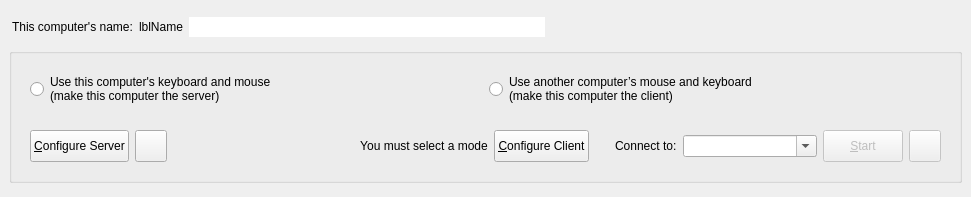
<?xml version="1.0" encoding="UTF-8"?>
<ui version="4.0">
 <class>MainWindow</class>
 <widget class="QMainWindow" name="MainWindow">
  <property name="geometry">
   <rect>
    <x>0</x>
    <y>0</y>
    <width>971</width>
    <height>197</height>
   </rect>
  </property>
  <widget class="QWidget" name="topLevelWidget">
   <property name="sizePolicy">
    <sizepolicy hsizetype="Preferred" vsizetype="Expanding">
     <horstretch>0</horstretch>
     <verstretch>0</verstretch>
    </sizepolicy>
   </property>
   <layout class="QVBoxLayout" name="_2">
    <property name="spacing">
     <number>3</number>
    </property>
    <item>
     <widget class="QWidget" name="widget" native="true">
      <property name="minimumSize">
       <size>
        <width>0</width>
        <height>28</height>
       </size>
      </property>
      <property name="maximumSize">
       <size>
        <width>16777215</width>
        <height>28</height>
       </size>
      </property>
      <layout class="QHBoxLayout" name="horizontalLayout_5">
       <property name="leftMargin">
        <number>3</number>
       </property>
       <property name="topMargin">
        <number>3</number>
       </property>
       <property name="rightMargin">
        <number>3</number>
       </property>
       <property name="bottomMargin">
        <number>3</number>
       </property>
       <item>
        <widget class="QLabel" name="labelComputerName">
         <property name="sizePolicy">
          <sizepolicy hsizetype="Maximum" vsizetype="Preferred">
           <horstretch>0</horstretch>
           <verstretch>0</verstretch>
          </sizepolicy>
         </property>
         <property name="text">
          <string>This computer's name:</string>
         </property>
        </widget>
       </item>
       <item>
        <widget class="QLabel" name="lblComputerName">
         <property name="sizePolicy">
          <sizepolicy hsizetype="Maximum" vsizetype="Preferred">
           <horstretch>0</horstretch>
           <verstretch>0</verstretch>
          </sizepolicy>
         </property>
         <property name="text">
          <string notr="true">lblName</string>
         </property>
        </widget>
       </item>
       <item>
        <widget class="QLineEdit" name="lineEditName">
         <property name="sizePolicy">
          <sizepolicy hsizetype="Expanding" vsizetype="Fixed">
           <horstretch>0</horstretch>
           <verstretch>0</verstretch>
          </sizepolicy>
         </property>
         <property name="toolTip">
          <string>&lt;html&gt;&lt;head/&gt;&lt;body&gt;&lt;p&gt;Name can't have have spaces or special characters&lt;/p&gt;&lt;p&gt;Use Enter to save the name change.&lt;/p&gt;&lt;/body&gt;&lt;/html&gt;</string>
         </property>
         <property name="maxLength">
          <number>255</number>
         </property>
         <property name="frame">
          <bool>false</bool>
         </property>
         <property name="clearButtonEnabled">
          <bool>false</bool>
         </property>
        </widget>
       </item>
       <item>
        <widget class="QPushButton" name="btnEditName">
         <property name="sizePolicy">
          <sizepolicy hsizetype="Fixed" vsizetype="Fixed">
           <horstretch>0</horstretch>
           <verstretch>0</verstretch>
          </sizepolicy>
         </property>
         <property name="toolTip">
          <string>Edit Computer Name</string>
         </property>
         <property name="icon">
          <iconset theme="document-edit"/>
         </property>
         <property name="iconSize">
          <size>
           <width>16</width>
           <height>16</height>
          </size>
         </property>
         <property name="flat">
          <bool>true</bool>
         </property>
        </widget>
       </item>
       <item>
        <spacer name="horizontalSpacer_2">
         <property name="orientation">
          <enum>Qt::Orientation::Horizontal</enum>
         </property>
         <property name="sizeHint" stdset="0">
          <size>
           <width>6</width>
           <height>20</height>
          </size>
         </property>
        </spacer>
       </item>
       <item>
        <widget class="QLabel" name="lblIpAddresses">
         <property name="sizePolicy">
          <sizepolicy hsizetype="Preferred" vsizetype="Fixed">
           <horstretch>0</horstretch>
           <verstretch>0</verstretch>
          </sizepolicy>
         </property>
        </widget>
       </item>
      </layout>
     </widget>
    </item>
    <item>
     <widget class="QGroupBox" name="groupBox">
      <property name="sizePolicy">
       <sizepolicy hsizetype="Preferred" vsizetype="Fixed">
        <horstretch>0</horstretch>
        <verstretch>0</verstretch>
       </sizepolicy>
      </property>
      <property name="title">
       <string/>
      </property>
      <layout class="QVBoxLayout" name="verticalLayout">
       <item>
        <widget class="QWidget" name="widgetModeSelection" native="true">
         <property name="sizePolicy">
          <sizepolicy hsizetype="Preferred" vsizetype="Maximum">
           <horstretch>0</horstretch>
           <verstretch>0</verstretch>
          </sizepolicy>
         </property>
         <layout class="QHBoxLayout" name="horizontalLayout">
          <item>
           <widget class="QRadioButton" name="rbModeServer">
            <property name="sizePolicy">
             <sizepolicy hsizetype="Minimum" vsizetype="Preferred">
              <horstretch>0</horstretch>
              <verstretch>0</verstretch>
             </sizepolicy>
            </property>
            <property name="text">
             <string>Use this computer's keyboard and mouse
(make this computer the server)</string>
            </property>
           </widget>
          </item>
          <item>
           <widget class="QRadioButton" name="rbModeClient">
            <property name="sizePolicy">
             <sizepolicy hsizetype="Minimum" vsizetype="Maximum">
              <horstretch>0</horstretch>
              <verstretch>0</verstretch>
             </sizepolicy>
            </property>
            <property name="text">
             <string>Use another computer’s mouse and keyboard
(make this computer the client)</string>
            </property>
           </widget>
          </item>
         </layout>
        </widget>
       </item>
       <item>
        <widget class="QWidget" name="widgetModeOptions" native="true">
         <property name="sizePolicy">
          <sizepolicy hsizetype="Preferred" vsizetype="Maximum">
           <horstretch>0</horstretch>
           <verstretch>0</verstretch>
          </sizepolicy>
         </property>
         <layout class="QHBoxLayout" name="horizontalLayout_2">
          <item>
           <widget class="QWidget" name="serverOptions" native="true">
            <property name="sizePolicy">
             <sizepolicy hsizetype="Preferred" vsizetype="Fixed">
              <horstretch>0</horstretch>
              <verstretch>0</verstretch>
             </sizepolicy>
            </property>
            <property name="minimumSize">
             <size>
              <width>0</width>
              <height>32</height>
             </size>
            </property>
            <property name="maximumSize">
             <size>
              <width>16777215</width>
              <height>32</height>
             </size>
            </property>
            <layout class="QHBoxLayout" name="horizontalLayout_4">
             <property name="leftMargin">
              <number>0</number>
             </property>
             <property name="topMargin">
              <number>0</number>
             </property>
             <property name="rightMargin">
              <number>0</number>
             </property>
             <property name="bottomMargin">
              <number>0</number>
             </property>
             <item>
              <widget class="QPushButton" name="btnConfigureServer">
               <property name="sizePolicy">
                <sizepolicy hsizetype="Maximum" vsizetype="Fixed">
                 <horstretch>0</horstretch>
                 <verstretch>0</verstretch>
                </sizepolicy>
               </property>
               <property name="minimumSize">
                <size>
                 <width>0</width>
                 <height>32</height>
                </size>
               </property>
               <property name="maximumSize">
                <size>
                 <width>16777215</width>
                 <height>32</height>
                </size>
               </property>
               <property name="text">
                <string>&amp;Configure Server</string>
               </property>
              </widget>
             </item>
             <item>
              <widget class="QPushButton" name="btnSaveServerConfig">
               <property name="sizePolicy">
                <sizepolicy hsizetype="Fixed" vsizetype="Fixed">
                 <horstretch>0</horstretch>
                 <verstretch>0</verstretch>
                </sizepolicy>
               </property>
               <property name="minimumSize">
                <size>
                 <width>32</width>
                 <height>32</height>
                </size>
               </property>
               <property name="maximumSize">
                <size>
                 <width>32</width>
                 <height>32</height>
                </size>
               </property>
               <property name="toolTip">
                <string>Export server configuration</string>
               </property>
               <property name="icon">
                <iconset theme="QIcon::ThemeIcon::DocumentSaveAs"/>
               </property>
              </widget>
             </item>
             <item>
              <spacer name="horizontalSpacer">
               <property name="orientation">
                <enum>Qt::Orientation::Horizontal</enum>
               </property>
               <property name="sizeHint" stdset="0">
                <size>
                 <width>40</width>
                 <height>5</height>
                </size>
               </property>
              </spacer>
             </item>
            </layout>
           </widget>
          </item>
          <item>
           <widget class="QLabel" name="lblNoMode">
            <property name="text">
             <string>You must select a mode</string>
            </property>
            <property name="alignment">
             <set>Qt::AlignmentFlag::AlignCenter</set>
            </property>
           </widget>
          </item>
          <item>
           <widget class="QWidget" name="clientOptions" native="true">
            <property name="sizePolicy">
             <sizepolicy hsizetype="Preferred" vsizetype="Maximum">
              <horstretch>0</horstretch>
              <verstretch>0</verstretch>
             </sizepolicy>
            </property>
            <layout class="QHBoxLayout" name="horizontalLayout_3">
             <property name="leftMargin">
              <number>0</number>
             </property>
             <property name="topMargin">
              <number>0</number>
             </property>
             <property name="rightMargin">
              <number>0</number>
             </property>
             <property name="bottomMargin">
              <number>0</number>
             </property>
             <item>
              <widget class="QPushButton" name="btnConfigureClient">
               <property name="sizePolicy">
                <sizepolicy hsizetype="Maximum" vsizetype="Fixed">
                 <horstretch>0</horstretch>
                 <verstretch>0</verstretch>
                </sizepolicy>
               </property>
               <property name="minimumSize">
                <size>
                 <width>0</width>
                 <height>32</height>
                </size>
               </property>
               <property name="maximumSize">
                <size>
                 <width>16777215</width>
                 <height>32</height>
                </size>
               </property>
               <property name="text">
                <string>&amp;Configure Client</string>
               </property>
              </widget>
             </item>
             <item>
              <spacer name="horizontalSpacer_3">
               <property name="orientation">
                <enum>Qt::Orientation::Horizontal</enum>
               </property>
               <property name="sizeType">
                <enum>QSizePolicy::Policy::Fixed</enum>
               </property>
               <property name="sizeHint" stdset="0">
                <size>
                 <width>20</width>
                 <height>5</height>
                </size>
               </property>
              </spacer>
             </item>
             <item>
              <widget class="QLabel" name="m_pLabelServerName">
               <property name="sizePolicy">
                <sizepolicy hsizetype="Preferred" vsizetype="Maximum">
                 <horstretch>0</horstretch>
                 <verstretch>0</verstretch>
                </sizepolicy>
               </property>
               <property name="text">
                <string>Connect to:</string>
               </property>
               <property name="indent">
                <number>0</number>
               </property>
              </widget>
             </item>
             <item>
              <widget class="QComboBox" name="cbHostname">
               <property name="sizePolicy">
                <sizepolicy hsizetype="Expanding" vsizetype="Fixed">
                 <horstretch>0</horstretch>
                 <verstretch>0</verstretch>
                </sizepolicy>
               </property>
               <property name="minimumSize">
                <size>
                 <width>0</width>
                 <height>0</height>
                </size>
               </property>
               <property name="toolTip">
                <string>&lt;html&gt;Hostname or IP address of the server computer.&lt;br/&gt;May contain a comma seperated list.&lt;/html&gt;</string>
               </property>
               <property name="editable">
                <bool>true</bool>
               </property>
               <property name="insertPolicy">
                <enum>QComboBox::NoInsert</enum>
               </property>
              </widget>
             </item>
            </layout>
           </widget>
          </item>
          <item>
           <widget class="QWidget" name="horizontalWidget" native="true">
            <property name="sizePolicy">
             <sizepolicy hsizetype="Preferred" vsizetype="Fixed">
              <horstretch>0</horstretch>
              <verstretch>0</verstretch>
             </sizepolicy>
            </property>
            <property name="minimumSize">
             <size>
              <width>0</width>
              <height>32</height>
             </size>
            </property>
            <property name="maximumSize">
             <size>
              <width>16777215</width>
              <height>32</height>
             </size>
            </property>
            <layout class="QHBoxLayout" name="horizontalLayout_6">
             <property name="leftMargin">
              <number>0</number>
             </property>
             <property name="topMargin">
              <number>0</number>
             </property>
             <property name="rightMargin">
              <number>0</number>
             </property>
             <property name="bottomMargin">
              <number>0</number>
             </property>
             <item>
              <widget class="QPushButton" name="btnToggleCore">
               <property name="enabled">
                <bool>false</bool>
               </property>
               <property name="sizePolicy">
                <sizepolicy hsizetype="Maximum" vsizetype="Fixed">
                 <horstretch>0</horstretch>
                 <verstretch>0</verstretch>
                </sizepolicy>
               </property>
               <property name="minimumSize">
                <size>
                 <width>0</width>
                 <height>32</height>
                </size>
               </property>
               <property name="maximumSize">
                <size>
                 <width>16777215</width>
                 <height>32</height>
                </size>
               </property>
               <property name="text">
                <string>&amp;Start</string>
               </property>
              </widget>
             </item>
             <item>
              <widget class="QPushButton" name="btnRestartCore">
               <property name="enabled">
                <bool>false</bool>
               </property>
               <property name="sizePolicy">
                <sizepolicy hsizetype="Fixed" vsizetype="Fixed">
                 <horstretch>0</horstretch>
                 <verstretch>0</verstretch>
                </sizepolicy>
               </property>
               <property name="minimumSize">
                <size>
                 <width>32</width>
                 <height>32</height>
                </size>
               </property>
               <property name="maximumSize">
                <size>
                 <width>32</width>
                 <height>32</height>
                </size>
               </property>
               <property name="toolTip">
                <string>Restart</string>
               </property>
               <property name="icon">
                <iconset theme="view-refresh"/>
               </property>
              </widget>
             </item>
            </layout>
           </widget>
          </item>
         </layout>
        </widget>
       </item>
      </layout>
     </widget>
    </item>
   </layout>
  </widget>
 </widget>
 <resources/>
 <connections/>
</ui>
